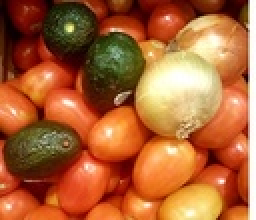
%> input picture images/vegie.jpg, 128 x 110 px, shrunk from 250 x 214 before the run (shown 2 times larger)
$ octave selectiveEncryption.m   (GNU Octave 9; MATLAB toolbox functions it lacks are replaced by stand-ins)
%> lines starting %> are read from the running program, lines starting %| are printed output that depends on the picture
clc
clear all

    %**********************************************
                % Prepare Image
    %**********************************************

%Opens dialog box and select and image from it - image size should be in KB to avoid delay in processing
[filename,filepath]=uigetfile({'*.png'; '*.jpg'},...
    'Select an image');
%> the answer given: images/vegie.jpg

streamRaw = imread(strcat(filepath, filename));
%> streamRaw is the input picture: size 110x128x3 uint8; mean R, G, B 172.7, 98.9, 53.2
[row,col,dim]=size(streamRaw);
%> row = 110; col = 128; dim = 3
if (dim>1)
streamGray=rgb2gray(streamRaw); % convert into gray-scale if input image is a color image
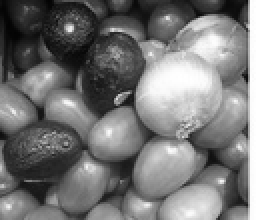
%> streamGray: size 110x128 uint8 (shown 2 times larger); min 3, max 255, mean 115.8
end


        %****************************************************************
        % Image Stream Manipulation to allow easy Encryption/Decryption
        %****************************************************************

streamGray =reshape(streamGray,[size(streamGray,1)*size(streamGray,2) 1]);
BinData = [];
for j=1:size(streamGray,2)
temp=[];
for i=1:size(streamGray, 1)
temp = vertcat(temp, Dec2Binary(streamGray(i,j)));
end
BinData = vertcat(BinData, temp);
end


            %*****************************************************
                            % % Encryption
            %*****************************************************


key = 10110010;
key = num2str(key) - '0';
encrypt_msg=[];
encrypt_msg_dec = [];
for i=1:size(BinData, 1)

encrypt_msg = vertcat(encrypt_msg, circshift(bitxor(BinData(i,:), key), 4));
encrypt_msg_dec = vertcat(encrypt_msg_dec, bin2dec(num2str(encrypt_msg(i,:))));
end
%> this loop made 14080 passes
%> encrypt_msg_dec on passes 2 to 4: [251; 219], [251; 219; 251], [251; 219; 251; 187]


            %*****************************************************
                            % % Decryption
            %*****************************************************

key = 10110010;
key = num2str(key) - '0';
decrypt_msg=[];
decrypt_msg_dec = [];

%> (the run ends here)
